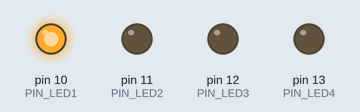
Simulated run of this sketch. Board: Arduino Uno, built with avr-gcc and run on an emulated ATmega328P. On the bench: output pins drawn as LEDs (lit = HIGH).

Above: at 0.5 s.
At 1.5 s:
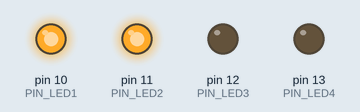
At 2.5 s:
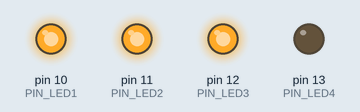
At 3.5 s:
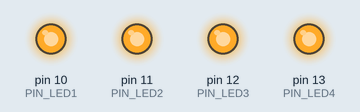
At 4.17 s:
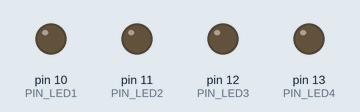
Timing chart, 0 to 5.5 s (numbered marks = the images above):
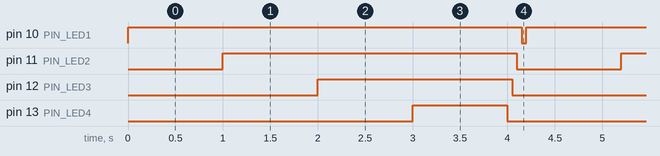

Measured:
- by itself, pin 10 (PIN_LED1): alternates HIGH for 4.2 s and LOW for 0.05 s
- by itself, pin 11 (PIN_LED2): alternates HIGH for 3.1 s and LOW for 1.1 s
- by itself, pin 12 (PIN_LED3): alternates HIGH for 2.1 s and LOW for 2.2 s
- by itself, pin 13 (PIN_LED4): alternates HIGH for 1.0 s and LOW for 3.2 s

The sketch:

ejemplo_1_leds.ino
```cpp
//MACROS
//Pines de los led
#define PIN_LED1 10
#define PIN_LED2 11
#define PIN_LED3 12
#define PIN_LED4 13
//pin del boton
#define PIN_BUTTON  9
//Pin del potenciometro
#define PIN_POT A0

void setup() {
    Serial.begin(9600);
    pinMode(PIN_LED1, OUTPUT);
    pinMode(PIN_LED2, OUTPUT);
    pinMode(PIN_LED3, OUTPUT);
    pinMode(PIN_LED4, OUTPUT);
    pinMode(PIN_BUTTON, INPUT_PULLUP);
}

void loop() {
  // put your main code here, to run repeatedly:
   digitalWrite(PIN_LED1, HIGH);
   delay(1000);
   digitalWrite(PIN_LED2, HIGH);
   delay(1000);
   digitalWrite(PIN_LED3, HIGH);
   delay(1000);
   digitalWrite(PIN_LED4, HIGH);
   delay(1000);
   digitalWrite(PIN_LED4, LOW);
   delay(50);
   digitalWrite(PIN_LED3, LOW);
   delay(50);
   digitalWrite(PIN_LED2, LOW);
   delay(50);
   digitalWrite(PIN_LED1, LOW);
   delay(50);


}
```
